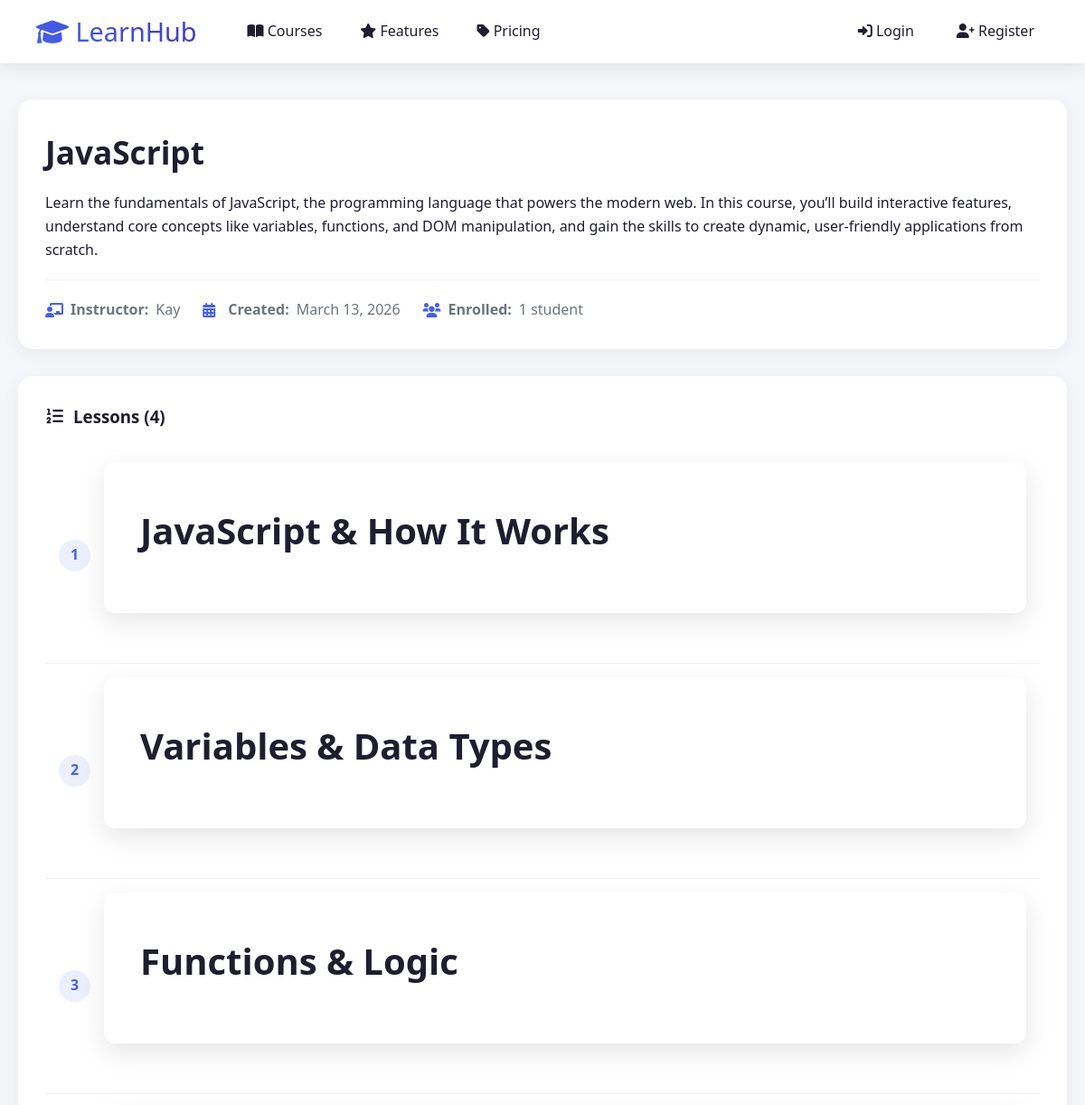
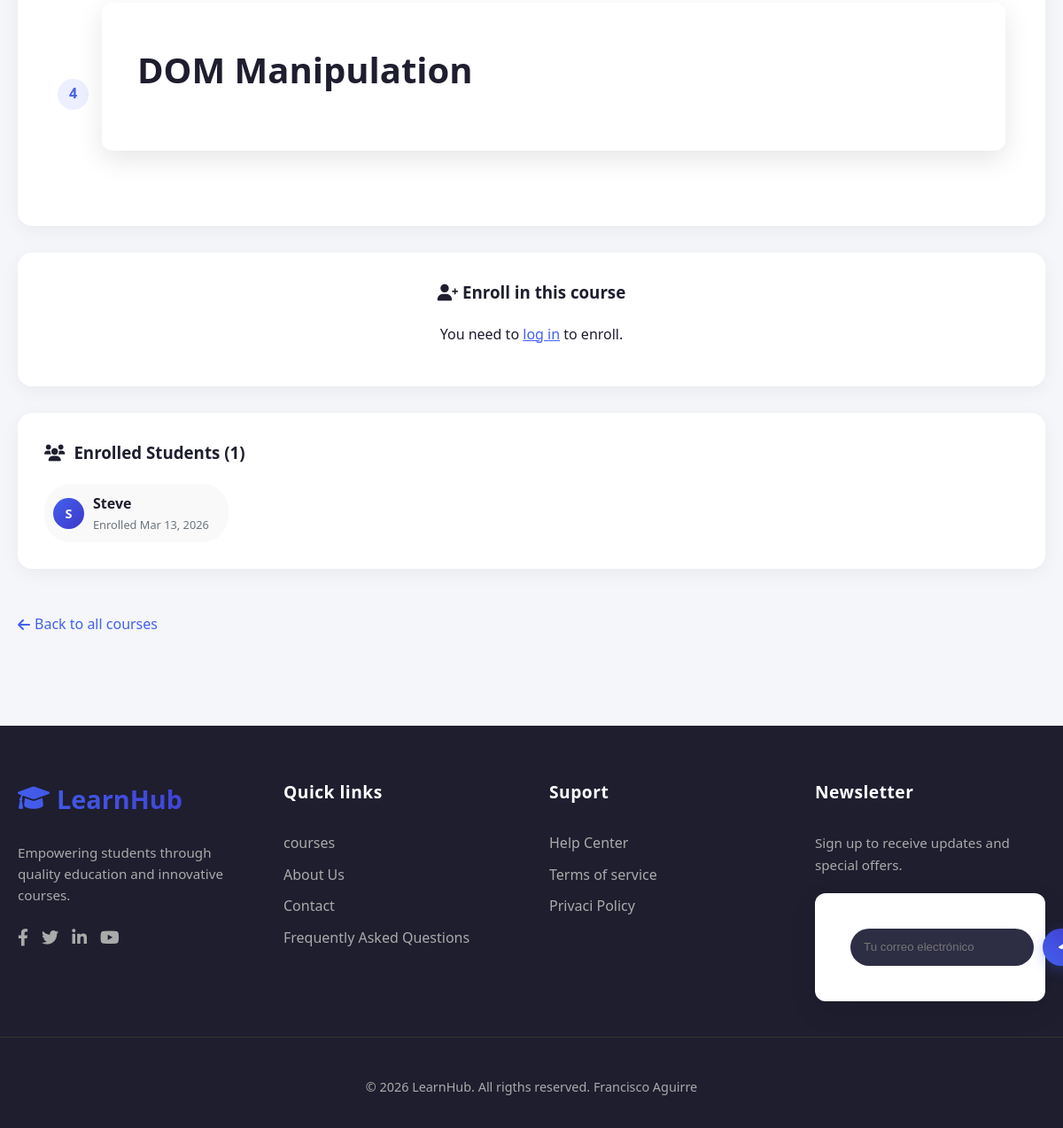
Page /courses/3/ on the committed database (2 pictures, top to bottom).
### courses/models.py (models this page shows, shortened)
class Course(models.Model):
    title = models.CharField(max_length=200)
    description = models.TextField()
    instructor = models.CharField(max_length=100)
    created_at = models.DateTimeField(auto_now_add=True)

class Lesson(models.Model):
    title = models.CharField(max_length=200)
    content = models.TextField()
    course = models.ForeignKey(Course, on_delete=models.CASCADE, related_name='lessons')
    order = models.IntegerField()

class Enrollment(models.Model):
    user = models.ForeignKey(User, on_delete=models.CASCADE)
    course = models.ForeignKey(Course, on_delete=models.CASCADE)
    enrolled_at = models.DateTimeField(auto_now_add=True)

### courses/views.py (the view, shortened to what this page needs)
# urls.py: path('<int:course_id>/', views.course_detail, name='course_detail'),
def course_detail(request, course_id):
    course = get_object_or_404(Course, id=course_id)
    lessons = course.lessons.all().order_by('order')
    enrollments = Enrollment.objects.filter(course=course)
    total_lessons = lessons.count()
    completed_lessons = 0
    progress = 0
    return render(request, 'course_detail.html', {
        'course': course,
        'enrollments': enrollments,
        'lessons': lessons,
        'progress': progress
    })

### courses/templates/course_detail.html (shortened to what this page needs)
{% extends "base.html" %}
{% block content %}
<div class="container">
    <div class="course-detail-header">
        <h2>{{ course.title }}</h2>
        <p>{{ course.description }}</p>
        <div class="course-detail-meta">
            <span><i class="fas fa-chalkboard-teacher"></i> <strong>Instructor:</strong> {{ course.instructor }}</span>
            <span><i class="fas fa-calendar-alt"></i> <strong>Created:</strong> {{ course.created_at|date:"F d, Y" }}</span>
            <span><i class="fas fa-users"></i> <strong>Enrolled:</strong> {{ enrollments|length }} student{{ enrollments|length|pluralize }}</span>
        </div>
    </div>
    <div class="lessons-section">
        <h3><i class="fas fa-list-ol"></i> Lessons ({{ lessons|length }})</h3>
        {% if lessons %}
        <ol class="lessons-list">
            {% for lesson in lessons %}
            <li class="lesson-item">
                <span class="lesson-number">{{ forloop.counter }}</span>
                <div class="lesson-content">
                    <div class="lesson-title">
                        <a href="/courses/lesson/{{ lesson.id }}/">{{ lesson.title }}</a>
                    </div>
                </div>
            </li>
            {% endfor %}
        </ol>
        {% else %}
        <p style="color: var(--gray-color); text-align: center; padding: 20px;">No lessons available yet.</p>
        {% endif %}
    </div>
    <div class="enroll-section">
        <h3><i class="fas fa-user-plus"></i> Enroll in this course</h3>
        {% if user.is_authenticated %}
            <form method="POST">
                {% csrf_token %}
                <button type="submit" class="btn-enroll">
                    <i class="fas fa-check-circle"></i> Enroll Now
                </button>
            </form>
        {% else %}
            <p>You need to <a href="/login/" style="color: var(--primary-color);">log in</a> to enroll.</p>
        {% endif %}
    </div>
    <div class="students-section">
        <h3><i class="fas fa-users"></i> Enrolled Students ({{ enrollments|length }})</h3>
        {% if enrollments %}
        <ul class="students-list">
            {% for enrollment in enrollments %}
            <li class="student-item">
                <div class="student-avatar">{{ enrollment.user.username|first|upper }}</div>
                <div class="student-info">
                    <div class="student-name">{{ enrollment.user.username }}</div>
                    <div class="student-date">Enrolled {{ enrollment.enrolled_at|date:"M d, Y" }}</div>
                </div>
            </li>
            {% endfor %}
        </ul>
        {% else %}
        <p style="color: var(--gray-color); text-align: center;">No students enrolled yet.</p>
        {% endif %}
    </div>
    <a href="/courses/" class="back-link">
        <i class="fas fa-arrow-left"></i> Back to all courses
    </a>
</div>
{% endblock %}

### courses/static/css/style.css (style rules this page uses)
:root { --primary-color: #4361ee; --secondary-color: #3f37c9; --success-color: #4cc9f0; --danger-color: #f72585; --warning-color: #f8961e; --dark-color: #1e1e2f; --gray-color: #6c757d; --light-bg: #f4f6f9; --border-radius: 12px; --box-shadow: 0 10px 30px rgba(0, 0, 0, 0.1); --transition: all 0.3s ease; }
body { font-family: 'Segoe UI', Tahoma, Geneva, Verdana, sans-serif; margin: 0; padding: 0; background: var(--light-bg); color: var(--dark-color); line-height: 1.6; }
.container { max-width: 1200px; margin: 0 auto; padding: 40px 20px; }
.course-detail-header { background: white; border-radius: 16px; padding: 30px; margin-bottom: 30px; box-shadow: 0 5px 20px rgba(0,0,0,0.05); }
.course-detail-header h2 { margin: 0 0 15px; font-size: 2.2rem; color: var(--dark-color); }
.course-detail-meta { display: flex; flex-wrap: wrap; gap: 25px; margin-top: 20px; padding-top: 20px; border-top: 1px solid #f0f0f0; }
.course-detail-meta span { display: flex; align-items: center; gap: 8px; color: var(--gray-color); }
.course-detail-meta i { color: var(--primary-color); width: 20px; }
.lessons-section { background: white; border-radius: 16px; padding: 30px; margin-bottom: 30px; box-shadow: 0 5px 20px rgba(0,0,0,0.05); }
.lessons-section h3 { margin-top: 0; margin-bottom: 20px; color: var(--dark-color); display: flex; align-items: center; gap: 10px; }
.lessons-list { list-style: none; padding: 0; margin: 0; }
.lesson-item { display: flex; align-items: center; padding: 15px; border-bottom: 1px solid #f0f0f0; transition: background 0.2s; }
.lesson-item:last-child { border-bottom: none; }
.lesson-number { width: 35px; height: 35px; background: rgba(67,97,238,0.1); border-radius: 50%; display: flex; align-items: center; justify-content: center; color: var(--primary-color); font-weight: 600; margin-right: 15px; }
.lesson-content { flex: 1; }
.lesson-title { font-weight: 600; color: var(--dark-color); margin-bottom: 5px; }
.lesson-title a { color: inherit; text-decoration: none; }
.enroll-section { background: white; border-radius: 16px; padding: 30px; margin-bottom: 30px; box-shadow: 0 5px 20px rgba(0,0,0,0.05); text-align: center; }
.enroll-section h3 { margin-top: 0; margin-bottom: 20px; color: var(--dark-color); }
.students-section { background: white; border-radius: 16px; padding: 30px; margin-bottom: 30px; box-shadow: 0 5px 20px rgba(0,0,0,0.05); }
.students-section h3 { margin-top: 0; margin-bottom: 20px; color: var(--dark-color); display: flex; align-items: center; gap: 10px; }
.students-list { list-style: none; padding: 0; margin: 0; display: grid; grid-template-columns: repeat(auto-fill, minmax(200px, 1fr)); gap: 15px; }
.student-item { display: flex; align-items: center; gap: 10px; padding: 10px; background: #f9f9f9; border-radius: 30px; }
.student-avatar { width: 35px; height: 35px; border-radius: 50%; background: linear-gradient(135deg, var(--primary-color), var(--secondary-color)); display: flex; align-items: center; justify-content: center; color: white; font-weight: 600; font-size: 0.9rem; }
.student-info { flex: 1; }
.student-name { font-weight: 600; color: var(--dark-color); }
.student-date { font-size: 0.8rem; color: var(--gray-color); }
.back-link { display: inline-flex; align-items: center; gap: 5px; margin-top: 20px; color: var(--primary-color); text-decoration: none; font-weight: 500; transition: gap 0.2s; }
.lesson-title { font-size: 2.5rem; color: var(--dark-color); margin-bottom: 15px; font-weight: 700; }
.lesson-content { background: white; padding: 40px; border-radius: var(--border-radius); box-shadow: var(--box-shadow); margin-bottom: 40px; line-height: 1.8; font-size: 1.1rem; }

### rows in the picture
Course: title "JavaScript", description "Learn the fundamentals of JavaScript, the programming language that powers the modern web. In this course, you’ll build interactive features, understand core concepts like variables, functions, and DOM manipulation, and gain the skills to create dynamic, user‑friendly applications from scratch.", instructor "Kay", created_at "March 13, 2026"
Lesson: title "JavaScript & How It Works"
Lesson: title "Variables & Data Types"
Lesson: title "Functions & Logic"
Lesson: title "DOM Manipulation"
Enrollment: user.username|first "S", user.username "Steve", enrolled_at "Mar 13, 2026"

### other values in the picture
{{ enrollments|length }} "1"
{{ lessons|length }} "4"
